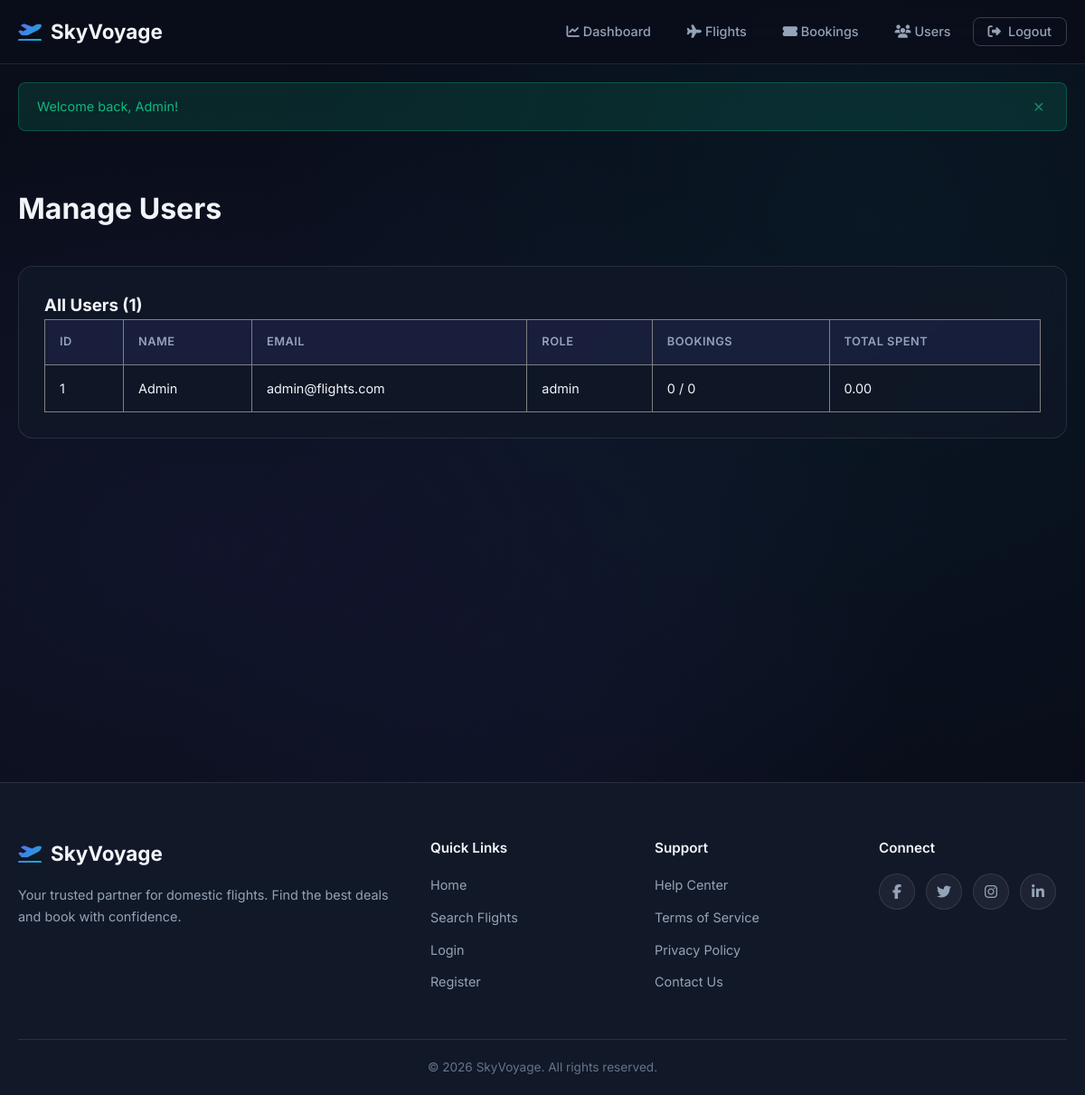
The page /admin/users.php (signed in) on the database its author committed.
### tables this page shows
CREATE TABLE IF NOT EXISTS users (
    id INT AUTO_INCREMENT PRIMARY KEY,
    name VARCHAR(100) NOT NULL,
    email VARCHAR(150) NOT NULL UNIQUE,
    password VARCHAR(255) NOT NULL,
    phone VARCHAR(20) DEFAULT NULL,
    role ENUM('user', 'admin') DEFAULT 'user',
    created_at TIMESTAMP DEFAULT CURRENT_TIMESTAMP
);

### admin/users.php (the view, shortened to what this page needs)
<?php
$pdo = getDB();
$users = $pdo->query("
SELECT
    u.*,
    (SELECT COUNT(*) FROM bookings WHERE user_id = u.id) AS total_bookings,
    (SELECT COUNT(*)
        FROM bookings
        WHERE user_id = u.id AND status='confirmed'
    ) AS active_bookings,
    (SELECT COALESCE(SUM(total_price),0)
        FROM bookings
        WHERE user_id = u.id AND status='confirmed'
    ) AS total_spent
FROM users u
ORDER BY u.created_at DESC
")->fetchAll();
require_once __DIR__ . '/../includes/header.php';
?>
<div class="container">
<div class="page-header">
<h1>Manage Users</h1>
</div>
<div class="card">
<h3>All Users (<?php echo count($users); ?>)</h3>
<?php if(empty($users)): ?>
<p>No users found</p>
<?php else: ?>
<table border="1" cellpadding="10">
<tr>
<th>ID</th>
<th>Name</th>
<th>Email</th>
<th>Role</th>
<th>Bookings</th>
<th>Total Spent</th>
</tr>
<?php foreach($users as $u): ?>
<tr>
<td><?php echo $u['id']; ?></td>
<td><?php echo $u['name']; ?></td>
<td><?php echo $u['email']; ?></td>
<td><?php echo $u['role']; ?></td>
<td><?php echo $u['active_bookings']; ?> / <?php echo $u['total_bookings']; ?></td>
<td><?php echo $u['total_spent']; ?></td>
</tr>
<?php endforeach; ?>
</table>
<?php endif; ?>
</div>
</div>
<?php require_once __DIR__ . '/../includes/footer.php'; ?>

### css/style.css (style rules this page uses)
:root { --bg-primary: #0a0e1a; --bg-secondary: #111827; --bg-card: rgba(17, 24, 39, 0.8); --bg-glass: rgba(255, 255, 255, 0.05); --bg-glass-hover: rgba(255, 255, 255, 0.1); --border-glass: rgba(255, 255, 255, 0.1); --border-glass-hover: rgba(255, 255, 255, 0.2); --text-primary: #f1f5f9; --text-secondary: #94a3b8; --text-muted: #64748b; --accent-primary: #6366f1; --accent-primary-hover: #818cf8; --accent-secondary: #06b6d4; --accent-gradient: linear-gradient(135deg, #6366f1, #06b6d4); --accent-gradient-hover: linear-gradient(135deg, #818cf8, #22d3ee); --success: #10b981; --success-bg: rgba(16, 185, 129, 0.15); --warning: #f59e0b; --warning-bg: rgba(245, 158, 11, 0.15); --danger: #ef4444; --danger-bg: rgba(239, 68, 68, 0.15); --info: #3b82f6; --info-bg: rgba(59, 130, 246, 0.15); --radius-sm: 8px; --radius-md: 12px; --radius-lg: 16px; --radius-xl: 24px; --shadow-sm: 0 2px 8px rgba(0, 0, 0, 0.3); --shadow-md: 0 4px 16px rgba(0, 0, 0, 0.4); --shadow-lg: 0 8px 32px rgba(0, 0, 0, 0.5); --shadow-glow: 0 0 30px rgba(99, 102, 241, 0.3); --transition-fast: 0.2s ease; --transition-normal: 0.3s ease; --transition-slow: 0.5s ease; --font-family: 'Inter', -apple-system, BlinkMacSystemFont, sans-serif; }
*, *::before, *::after { box-sizing: border-box; margin: 0; padding: 0; }
html { scroll-behavior: smooth; }
body { font-family: var(--font-family); background: var(--bg-primary); color: var(--text-primary); line-height: 1.6; min-height: 100vh; overflow-x: hidden; }
body::before { content: ''; position: fixed; top: 0; left: 0; width: 100%; height: 100%; background: radial-gradient(ellipse at 20% 50%, rgba(99, 102, 241, 0.08) 0%, transparent 60%), radial-gradient(ellipse at 80% 20%, rgba(6, 182, 212, 0.06) 0%, transparent 50%), radial-gradient(ellipse at 50% 80%, rgba(99, 102, 241, 0.04) 0%, transparent 50%); pointer-events: none; z-index: 0; }
.container { max-width: 1200px; margin: 0 auto; padding: 0 20px; }
.card { background: var(--bg-card); border: 1px solid var(--border-glass); border-radius: var(--radius-lg); padding: 28px; backdrop-filter: blur(10px); -webkit-backdrop-filter: blur(10px); transition: all var(--transition-normal); }
table { width: 100%; border-collapse: collapse; }
table th { background: rgba(99, 102, 241, 0.1); padding: 14px 16px; text-align: left; font-size: 0.8rem; font-weight: 600; text-transform: uppercase; letter-spacing: 0.5px; color: var(--text-secondary); white-space: nowrap; }
table td { padding: 14px 16px; border-bottom: 1px solid var(--border-glass); font-size: 0.9rem; color: var(--text-primary); vertical-align: middle; }
table tr:last-child td { border-bottom: none; }
.page-header { padding: 40px 0 30px; }
.page-header h1 { font-size: 2rem; font-weight: 700; margin-bottom: 8px; }

### rows shown on the page
users: id "1", name "Admin", email "admin@flights.com", role "admin", active_bookings "0", total_bookings "0", total_spent "0.00"

### other values the page prints
SITE_NAME "SkyVoyage"
$flash['message'] "Welcome back, Admin!"
count($users) "1"
